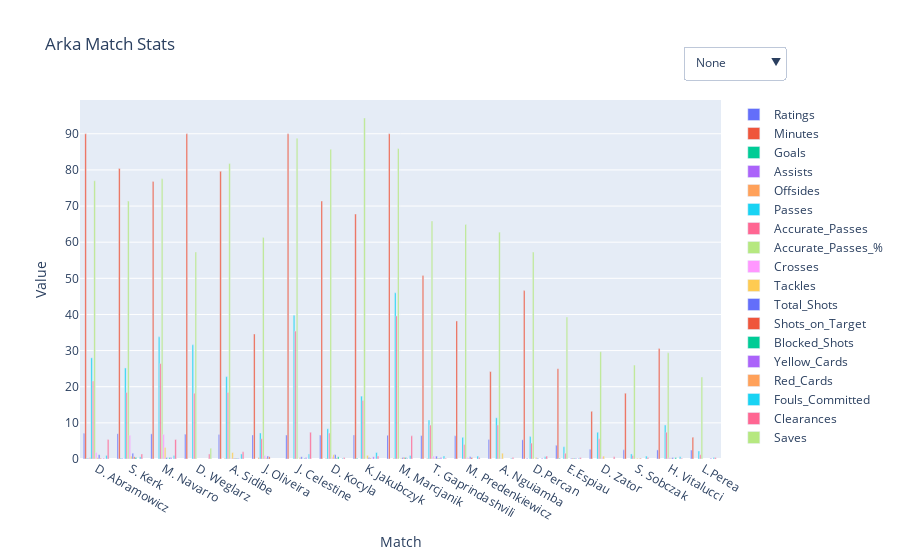

The cell this chart's notebook holds for it:
### Code cell
fig = go.Figure()

# List of metrics to plot
metrics = ['Ratings', 'Minutes', 'Goals', 'Assists', 'Offsides', 'Passes',
       'Accurate_Passes', 'Accurate_Passes_%', 'Crosses', 'Tackles',
       'Total_Shots', 'Shots_on_Target', 'Blocked_Shots', 'Yellow_Cards',
       'Red_Cards', 'Fouls_Committed', 'Clearances', 'Saves']

# Add traces for each metric
for metric in metrics:
    filtered_data = data[data[metrics] >  0]
    sorted_df = filtered_data.sort_values(by=metric, ascending=False)
    
    fig.add_trace(go.Bar(x=sorted_df.index, y=sorted_df[metric], name=metric))


# Define visibility matrix
n = len(metrics)
visibility_matrix = {
    "None": [False] * n,
    "AVG Rating": [metric in ['Ratings'] for metric in metrics],
    "Minutes": [metric in ['Minutes'] for metric in metrics],
    "Passes": [metric in ['Passes', 'Accurate_Passes', 'Accurate_Passes_%', 'Crosses'] for metric in metrics],
    "Attack": [metric in ['Goals', 'Assists', 'Total_Shots', 'Shots_on_Target', 'Shots_Inside_Box', 'Shots_Outside_Box'] for metric in metrics],
    "Defense": [metric in ['Tackles', 'Fouls_Drawn', 'Fouls_Committed', 'Saves'] for metric in metrics],
    "Cards": [metric in ['Yellow_Cards', 'Red_Cards'] for metric in metrics],
    "All": [True] * n
}

# Create buttons
buttons = [
    dict(label=label,
         method="update",
         args=[{"visible": visibility},
               {"title": f"Arka Match Stats: {label}"}])
    for label, visibility in visibility_matrix.items()
]

# Add dropdown to figure
fig.update_layout(
    updatemenus=[dict(
        active=0,
        buttons=buttons,
        x=1.1,
        y=1.15
    )],
    title="Arka Match Stats",
    xaxis_title="Match",
    yaxis_title="Value",
    barmode='group'
)

fig.show()
fig.write_html("Arka_stats_players_AVG.html")

### Figure 1 — Plotly figure (JSON) as saved in the notebook; plotly's stock layout.template omitted (floating-point values rounded to 4 significant figures)
{"data": [{"name": "Ratings", "type": "bar", "x": ["D. Abramowicz", "S. Kerk", "M. Navarro", "D. Weglarz", "A. Sidibe", "J. Oliveira", "J. Celestine", "D. Kocyla", "K. Jakubczyk", "M. Marcjanik", "T. Gaprindashvili", "M. Predenkiewicz", "A. Nguiamba", "D.Percan", "E.Espiau", "D. Zator", "S. Sobczak", "H. Vitalucci", "L.Perea"], "y": [7.1, 7.02, 6.96, 6.87, 6.81, 6.66, 6.64, 6.63, 6.62, 6.59, 6.48, 6.44, 5.43, 5.32, 3.81, 2.72, 2.53, 2.51, 2.48]}, {"name": "Minutes", "type": "bar", "x": ["D. Abramowicz", "J. Celestine", "M. Marcjanik", "D. Weglarz", "S. Kerk", "A. Sidibe", "M. Navarro", "D. Kocyla", "K. Jakubczyk", "T. Gaprindashvili", "D.Percan", "M. Predenkiewicz", "J. Oliveira", "H. Vitalucci", "E.Espiau", "A. Nguiamba", "S. Sobczak", "D. Zator", "L.Perea"], "y": [90.0, 90.0, 90.0, 90.0, 80.4, 79.6, 76.8, 71.4, 67.8, 50.8, 46.6, 38.2, 34.6, 30.6, 25.0, 24.2, 18.2, 13.2, 6.0]}, {"name": "Goals", "type": "bar", "x": ["D. Abramowicz", "S. Kerk", "K. Jakubczyk", "E.Espiau", "J. Oliveira", "A. Nguiamba", "D. Zator", "D. Kocyla", "D. Weglarz", "M. Navarro", "T. Gaprindashvili", "D.Percan", "M. Marcjanik", "A. Sidibe", "H. Vitalucci", "J. Celestine", "S. Sobczak", "M. Predenkiewicz", "L.Perea"], "y": [0.2, 0.2, 0.2, 0.2, NaN, NaN, NaN, NaN, NaN, NaN, NaN, NaN, NaN, NaN, NaN, NaN, NaN, NaN, NaN]}, {"name": "Assists", "type": "bar", "x": ["D. Abramowicz", "S. Kerk", "D.Percan", "J. Oliveira", "A. Nguiamba", "D. Zator", "K. Jakubczyk", "D. Kocyla", "D. Weglarz", "M. Navarro", "T. Gaprindashvili", "M. Marcjanik", "A. Sidibe", "H. Vitalucci", "J. Celestine", "S. Sobczak", "M. Predenkiewicz", "L.Perea", "E.Espiau"], "y": [0.2, 0.2, 0.2, NaN, NaN, NaN, NaN, NaN, NaN, NaN, NaN, NaN, NaN, NaN, NaN, NaN, NaN, NaN, NaN]}, {"name": "Offsides", "type": "bar", "x": ["D. Abramowicz", "J. Oliveira", "D. Kocyla", "T. Gaprindashvili", "M. Marcjanik", "A. Sidibe", "S. Kerk", "A. Nguiamba", "D. Zator", "K. Jakubczyk", "D. Weglarz", "M. Navarro", "D.Percan", "H. Vitalucci", "J. Celestine", "S. Sobczak", "M. Predenkiewicz", "L.Perea", "E.Espiau"], "y": [0.4, 0.4, 0.2, 0.2, 0.2, 0.2, NaN, NaN, NaN, NaN, NaN, NaN, NaN, NaN, NaN, NaN, NaN, NaN, NaN]}, {"name": "Passes", "type": "bar", "x": ["M. Marcjanik", "J. Celestine", "M. Navarro", "D. Weglarz", "D. Abramowicz", "S. Kerk", "A. Sidibe", "K. Jakubczyk", "A. Nguiamba", "T. Gaprindashvili", "H. Vitalucci", "D. Kocyla", "D. Zator", "J. Oliveira", "D.Percan", "M. Predenkiewicz", "E.Espiau", "L.Perea", "S. Sobczak"], "y": [46.0, 39.8, 33.8, 31.6, 28.0, 25.2, 22.8, 17.4, 11.4, 10.8, 9.4, 8.4, 7.4, 7.2, 6.2, 6.0, 3.4, 2.2, 1.4]}, {"name": "Accurate_Passes", "type": "bar", "x": ["M. Marcjanik", "J. Celestine", "M. Navarro", "D. Abramowicz", "A. Sidibe", "S. Kerk", "D. Weglarz", "K. Jakubczyk", "T. Gaprindashvili", "A. Nguiamba", "H. Vitalucci", "D. Kocyla", "D. Zator", "J. Oliveira", "D.Percan", "M. Predenkiewicz", "E.Espiau", "L.Perea", "S. Sobczak"], "y": [39.6, 35.4, 26.4, 21.6, 18.4, 18.4, 18.2, 16.2, 9.4, 9.4, 7.4, 7.2, 5.6, 5.6, 4.4, 4.0, 1.6, 1.2, 1.0]}, {"name": "Accurate_Passes_%", "type": "bar", "x": ["K. Jakubczyk", "J. Celestine", "M. Marcjanik", "D. Kocyla", "A. Sidibe", "M. Navarro", "D. Abramowicz", "S. Kerk", "T. Gaprindashvili", "M. Predenkiewicz", "A. Nguiamba", "J. Oliveira", "D. Weglarz", "D.Percan", "E.Espiau", "D. Zator", "H. Vitalucci", "S. Sobczak", "L.Perea"], "y": [94.38, 88.76, 85.92, 85.71, 81.75, 77.54, 76.99, 71.37, 65.86, 64.92, 62.78, 61.33, 57.28, 57.27, 39.27, 29.68, 29.37, 26.0, 22.67]}, {"name": "Crosses", "type": "bar", "x": ["M. Navarro", "S. Kerk", "D. Abramowicz", "J. Oliveira", "T. Gaprindashvili", "D. Zator", "D. Kocyla", "H. Vitalucci", "M. Predenkiewicz", "A. Nguiamba", "A. Sidibe", "K. Jakubczyk", "D. Weglarz", "D.Percan", "M. Marcjanik", "J. Celestine", "S. Sobczak", "L.Perea", "E.Espiau"], "y": [6.8, 6.6, 1.8, 1.0, 0.8, 0.6, 0.6, 0.4, 0.4, 0.2, 0.2, NaN, NaN, NaN, NaN, NaN, NaN, NaN, NaN]}, {"name": "Tackles", "type": "bar", "x": ["M. Navarro", "A. Sidibe", "A. Nguiamba", "D. Kocyla", "K. Jakubczyk", "S. Kerk", "D. Zator", "D. Abramowicz", "J. Oliveira", "D.Percan", "J. Celestine", "T. Gaprindashvili", "M. Marcjanik", "H. Vitalucci", "S. Sobczak", "M. Predenkiewicz", "D. Weglarz", "L.Perea", "E.Espiau"], "y": [3.2, 1.8, 1.6, 1.2, 1.0, 0.8, 0.8, 0.4, 0.4, 0.4, 0.4, 0.2, 0.2, 0.2, 0.2, 0.2, NaN, NaN, NaN]}, {"name": "Total_Shots", "type": "bar", "x": ["S. Kerk", "D. Abramowicz", "D. Kocyla", "J. Oliveira", "T. Gaprindashvili", "J. Celestine", "M. Predenkiewicz", "K. Jakubczyk", "M. Navarro", "M. Marcjanik", "H. Vitalucci", "D.Percan", "A. Sidibe", "E.Espiau", "A. Nguiamba", "D. Zator", "D. Weglarz", "S. Sobczak", "L.Perea"], "y": [1.6, 1.2, 1.2, 0.8, 0.8, 0.6, 0.6, 0.4, 0.4, 0.4, 0.4, 0.2, 0.2, 0.2, NaN, NaN, NaN, NaN, NaN]}, {"name": "Shots_on_Target", "type": "bar", "x": ["S. Kerk", "J. Oliveira", "M. Marcjanik", "M. Predenkiewicz", "D. Abramowicz", "K. Jakubczyk", "D. Kocyla", "T. Gaprindashvili", "A. Sidibe", "S. Sobczak", "E.Espiau", "A. Nguiamba", "D. Zator", "D. Weglarz", "M. Navarro", "D.Percan", "H. Vitalucci", "J. Celestine", "L.Perea"], "y": [0.6, 0.6, 0.4, 0.4, 0.2, 0.2, 0.2, 0.2, 0.2, 0.2, 0.2, NaN, NaN, NaN, NaN, NaN, NaN, NaN, NaN]}, {"name": "Blocked_Shots", "type": "bar", "x": ["D. Kocyla", "S. Kerk", "M. Navarro", "M. Marcjanik", "H. Vitalucci", "T. Gaprindashvili", "A. Sidibe", "J. Celestine", "E.Espiau", "D. Abramowicz", "J. Oliveira", "A. Nguiamba", "D. Zator", "K. Jakubczyk", "D. Weglarz", "D.Percan", "S. Sobczak", "M. Predenkiewicz", "L.Perea"], "y": [0.6, 0.4, 0.4, 0.4, 0.4, 0.2, 0.2, 0.2, 0.2, NaN, NaN, NaN, NaN, NaN, NaN, NaN, NaN, NaN, NaN]}, {"name": "Yellow_Cards", "type": "bar", "x": ["K. Jakubczyk", "M. Navarro", "T. Gaprindashvili", "J. Celestine", "D. Abramowicz", "D.Percan", "M. Marcjanik", "A. Sidibe", "L.Perea", "E.Espiau", "S. Kerk", "J. Oliveira", "A. Nguiamba", "D. Zator", "D. Kocyla", "D. Weglarz", "H. Vitalucci", "S. Sobczak", "M. Predenkiewicz"], "y": [0.6, 0.4, 0.4, 0.4, 0.2, 0.2, 0.2, 0.2, 0.2, 0.2, NaN, NaN, NaN, NaN, NaN, NaN, NaN, NaN, NaN]}, {"name": "Red_Cards", "type": "bar", "x": ["D. Abramowicz", "S. Kerk", "J. Oliveira", "A. Nguiamba", "D. Zator", "K. Jakubczyk", "D. Kocyla", "D. Weglarz", "M. Navarro", "T. Gaprindashvili", "D.Percan", "M. Marcjanik", "A. Sidibe", "H. Vitalucci", "J. Celestine", "S. Sobczak", "M. Predenkiewicz", "L.Perea", "E.Espiau"], "y": [NaN, NaN, NaN, NaN, NaN, NaN, NaN, NaN, NaN, NaN, NaN, NaN, NaN, NaN, NaN, NaN, NaN, NaN, NaN]}, {"name": "Fouls_Committed", "type": "bar", "x": ["K. Jakubczyk", "A. Sidibe", "J. Celestine", "D. Abramowicz", "M. Navarro", "M. Marcjanik", "T. Gaprindashvili", "S. Sobczak", "M. Predenkiewicz", "S. Kerk", "D.Percan", "H. Vitalucci", "L.Perea", "A. Nguiamba", "D. Kocyla", "E.Espiau", "J. Oliveira", "D. Zator", "D. Weglarz"], "y": [1.8, 1.4, 1.4, 1.0, 1.0, 1.0, 0.8, 0.8, 0.8, 0.6, 0.6, 0.6, 0.4, 0.2, 0.2, 0.2, NaN, NaN, NaN]}, {"name": "Clearances", "type": "bar", "x": ["J. Celestine", "M. Marcjanik", "D. Abramowicz", "M. Navarro", "A. Sidibe", "S. Kerk", "D. Weglarz", "D.Percan", "K. Jakubczyk", "D. Zator", "D. Kocyla", "A. Nguiamba", "S. Sobczak", "M. Predenkiewicz", "L.Perea", "E.Espiau", "T. Gaprindashvili", "H. Vitalucci", "J. Oliveira"], "y": [7.4, 6.4, 5.4, 5.4, 2.0, 1.4, 1.4, 0.8, 0.8, 0.6, 0.4, 0.4, 0.4, 0.4, 0.4, 0.4, 0.2, 0.2, NaN]}, {"name": "Saves", "type": "bar", "x": ["D. Weglarz", "D. Abramowicz", "S. Kerk", "J. Oliveira", "A. Nguiamba", "D. Zator", "K. Jakubczyk", "D. Kocyla", "M. Navarro", "T. Gaprindashvili", "D.Percan", "M. Marcjanik", "A. Sidibe", "H. Vitalucci", "J. Celestine", "S. Sobczak", "M. Predenkiewicz", "L.Perea", "E.Espiau"], "y": [3.0, NaN, NaN, NaN, NaN, NaN, NaN, NaN, NaN, NaN, NaN, NaN, NaN, NaN, NaN, NaN, NaN, NaN, NaN]}], "layout": {"barmode": "group", "title": {"text": "Arka Match Stats"}, "updatemenus": [{"active": 0, "buttons": [{"args": [{"visible": [false, false, false, false, false, false, false, false, false, false, false, false, false, false, false, false, false, false]}, {"title": "Arka Match Stats: None"}], "label": "None", "method": "update"}, {"args": [{"visible": [true, false, false, false, false, false, false, false, false, false, false, false, false, false, false, false, false, false]}, {"title": "Arka Match Stats: AVG Rating"}], "label": "AVG Rating", "method": "update"}, {"args": [{"visible": [false, true, false, false, false, false, false, false, false, false, false, false, false, false, false, false, false, false]}, {"title": "Arka Match Stats: Minutes"}], "label": "Minutes", "method": "update"}, {"args": [{"visible": [false, false, false, false, false, true, true, true, true, false, false, false, false, false, false, false, false, false]}, {"title": "Arka Match Stats: Passes"}], "label": "Passes", "method": "update"}, {"args": [{"visible": [false, false, true, true, false, false, false, false, false, false, true, true, false, false, false, false, false, false]}, {"title": "Arka Match Stats: Attack"}], "label": "Attack", "method": "update"}, {"args": [{"visible": [false, false, false, false, false, false, false, false, false, true, false, false, false, false, false, true, false, true]}, {"title": "Arka Match Stats: Defense"}], "label": "Defense", "method": "update"}, {"args": [{"visible": [false, false, false, false, false, false, false, false, false, false, false, false, false, true, true, false, false, false]}, {"title": "Arka Match Stats: Cards"}], "label": "Cards", "method": "update"}, {"args": [{"visible": [true, true, true, true, true, true, true, true, true, true, true, true, true, true, true, true, true, true]}, {"title": "Arka Match Stats: All"}], "label": "All", "method": "update"}], "x": 1.1, "y": 1.15}], "xaxis": {"title": {"text": "Match"}}, "yaxis": {"title": {"text": "Value"}}}}
